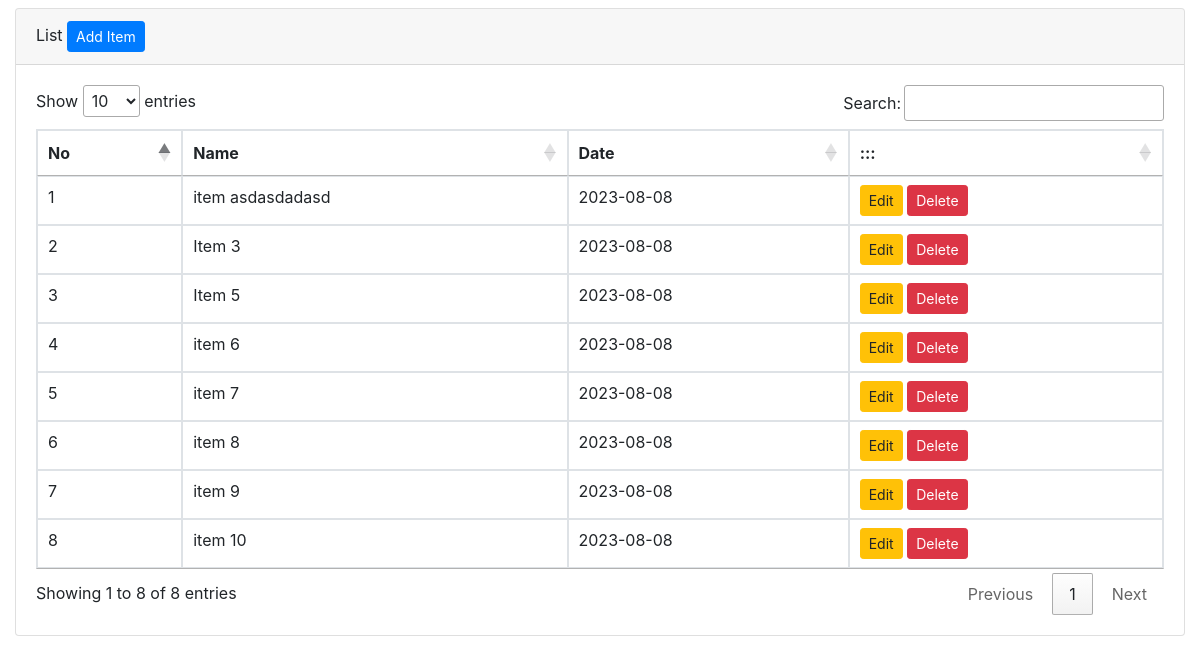
The page / on the database its author committed.
### tables this page shows
CREATE TABLE `items` (
  `i_id` int(11) NOT NULL,
  `i_name` varchar(255) NOT NULL,
  `i_description` text NOT NULL,
  `i_date` date NOT NULL,
  `i_picture` varchar(255) NOT NULL,
  `i_price` double NOT NULL,
  `i_colors` varchar(100) NOT NULL,
  `i_url` varchar(1000) NOT NULL
);

### index.php (the view, shortened to what this page needs)
<?php
$conn = mysqli_connect("127.0.0.1", "root", "", "druddb");
?>
<!DOCTYPE html>
<html lang="en">
<head>
	<link rel="stylesheet" href="https://cdn.jsdelivr.net/npm/bootstrap@4.6.2/dist/css/bootstrap.min.css">
	<link rel="stylesheet" href="https://cdn.datatables.net/1.13.6/css/jquery.dataTables.min.css">
</head>
<body>
<div class="container-fluid">
	<div class="row">
		<div class="col-md-12">
			<div class="card mt-2">
				<div class="card-header">
					List
					<a href="add.php" class="btn btn-primary btn-sm">
						Add Item
					</a>
				</div>
				<div class="card-body">
					<table class="table table-hover table-fluid table-bordered dataTable">
						<thead>
							<tr>
								<th>No</th>
								<th>Name</th>
								<th>Date</th>
								<th>:::</th>
							</tr>
						</thead>
						<tbody>
						<?php
							$q = mysqli_query($conn, "SELECT * FROM items");
							$no = 1;
							while($r = mysqli_fetch_array($q)){
							?>
							<tr>
								<td><?= $no++ ?></td>
								<td><?= $r["i_name"] ?></td>
								<td><?= $r["i_date"] ?></td>
								<td>
									<a href="edit.php?id=<?= $r["i_id"] ?>" class="btn btn-sm btn-warning">
										Edit
									</a>
									<a href="delete.php?id=<?= $r["i_id"] ?>" class="btn btn-sm btn-danger">
										Delete
									</a>
								</td>
							</tr>
							<?php
							}
						?>
						</tbody>
					</table>
				</div>
			</div>
		</diV>
	</div>
</div>
</body>
</html>

### rows shown on the page
items: i_name "item asdasdadasd", i_date "2023-08-08"
items: i_name "Item 3", i_date "2023-08-08"
items: i_name "Item 5", i_date "2023-08-08"
items: i_name "item 6", i_date "2023-08-08"
items: i_name "item 7", i_date "2023-08-08"
items: i_name "item 8", i_date "2023-08-08"
items: i_name "item 9", i_date "2023-08-08"
items: i_name "item 10", i_date "2023-08-08"
